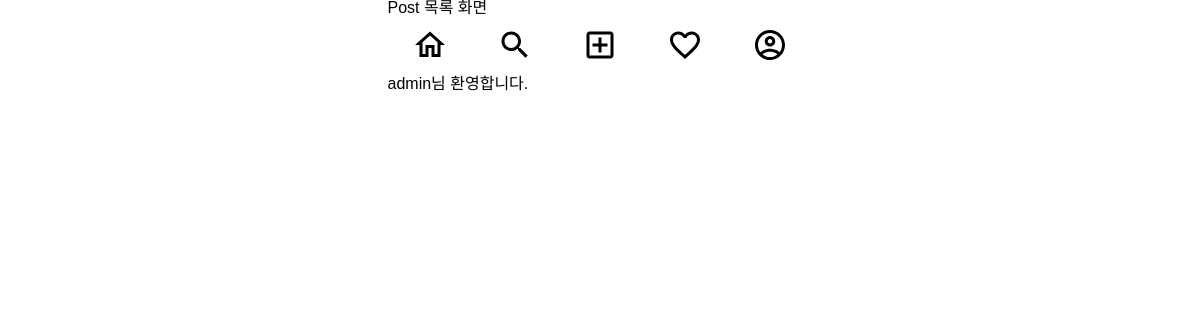
Page /posts/ (signed in) on the earlier database version.
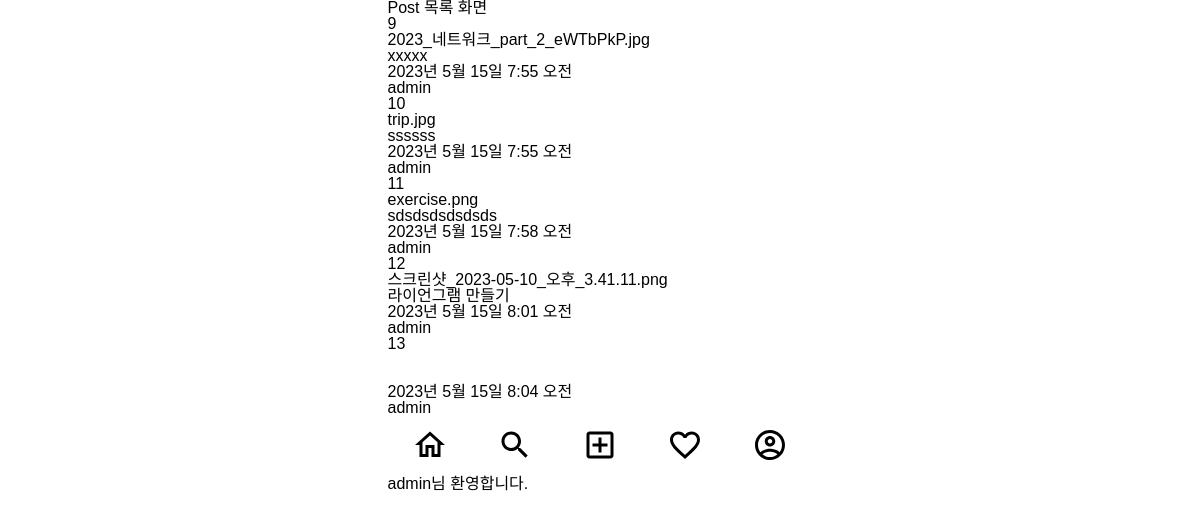
Same page on the later database version.
### posts/models.py (models this page shows)
class Post(models.Model):
    image = models.ImageField(verbose_name='이미지', null=True, blank=True)
    content = models.TextField(verbose_name='내용')
    created_at = models.DateTimeField(verbose_name='작성일', auto_now_add=True)
    view_count = models.IntegerField(verbose_name='조회수', default=0)
    writer = models.ForeignKey(to=User, on_delete=models.CASCADE, null=True, blank=True)

### posts/views.py (the view)
# urls.py: path('', post_list_view, name='post-list'),
def post_list_view(request):
    post_list = Post.objects.filter(writer=request.user) # 로그인된 user의 글만 보여줌
    context = {
        'post_list': post_list,
    }
    return render(request, 'posts/post_list.html', context)

### templates/posts/post_list.html (shortened to what this page needs)
{% extends 'base.html' %}
{% block content %}
<h1>Post 목록 화면</h1>
{% for post in post_list %}
  <div>
    {{ post.id }}<br/>
    {{ post.image }}<br/>
    {{ post.content }}<br/>
    {{ post.created_at }}<br/>
    {{ post.writer }}<br/>
  </div>
{% endfor %}
{% endblock %}

### templates/base.html (shortened to what this page needs)
{% load static %}
<!DOCTYPE html>
<html lang="ko">
<head>
  <link rel="stylesheet" href="{% static 'css/reset.css' %}">
  <link rel="stylesheet" href="{% static 'css/index.css' %}">
</head>
<body class="container">
  <div>
    {% block content %}
    {% endblock %}
  </div>
  <div>
    <nav>
      <ul class="bottom-menu-group">
        <li>
          <img src="{% static 'icons/home_outlined_black_36dp.svg' %}" alt="홈">
        </li>
        <li>
          <img src="{% static 'icons/search_outlined_black_36dp.svg' %}" alt="검색" />
        </li>
        <li>
          <a href="{% url 'posts:post-create' %}">
            <img src="{% static 'icons/add_box_outlined_black_36dp.svg' %}" alt="글쓰기" />
          </a>
        </li>
        <li>
          <img src="{% static 'icons/favorite_outlined_black_36dp.svg' %}" alt="좋아요" />
        </li>
        <li>
          <img src="{% static 'icons/account_circle_outlined_black_36dp.svg' %}" alt="프로필" />
        </li>
      </ul>
    </nav>
  </div>
  {% if request.user.is_authenticated %}
  <div>
    {{ user.username }}님 환영합니다.
  </div>
  {% endif %}
</body>
</html>

### static/css/index.css (style rules this page uses)
.container { display: flex; flex-direction: column; max-width: 425px; }
body { font-family: 'Noto Sans KR', sans-serif; margin: 0 auto 60px auto; }
.bottom-menu-group { display: flex; height: 60px; align-items: center; justify-content: space-around; background-color: #FFFFFF; }

Differences in the rows shown:
added Post: id "9", image "2023_네트워크_part_2_eWTbPkP.jpg", content "xxxxx", created_at "2023년 5월 15일 7:55 오전", writer "admin"
added Post: id "10", image "trip.jpg", content "ssssss", created_at "2023년 5월 15일 7:55 오전", writer "admin"
added Post: id "11", image "exercise.png", content "sdsdsdsdsdsds", created_at "2023년 5월 15일 7:58 오전", writer "admin"
added Post: id "12", image "스크린샷_2023-05-10_오후_3.41.11.png", content "라이언그램 만들기", created_at "2023년 5월 15일 8:01 오전", writer "admin"
added Post: id "13", created_at "2023년 5월 15일 8:04 오전", writer "admin"
